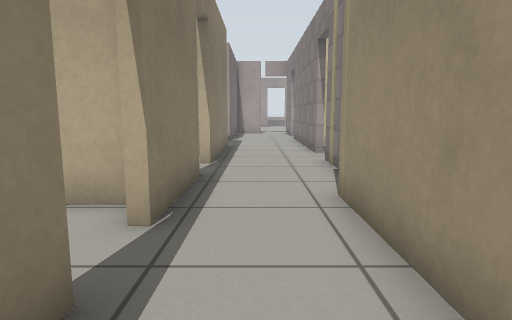
View 1 (above)

24 first-person views from a walk through a robot-simulator world made for Gazebo. The camera is 0.72 m above the floor, tilts 8° down and sees 75° across. The floor is counted in squares, 0.5 m on a side. Each view is taken from the middle of a square. On the plan, view 1 faces up. The plan holds only what a view shows up to about 15 squares ahead; the rest is blank. Gazebo's built-in surfaces are drawn with simple patterns.

View 2
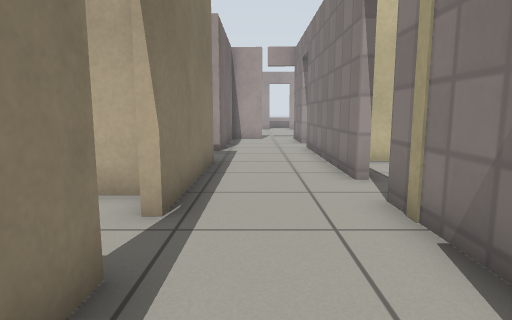

View 3
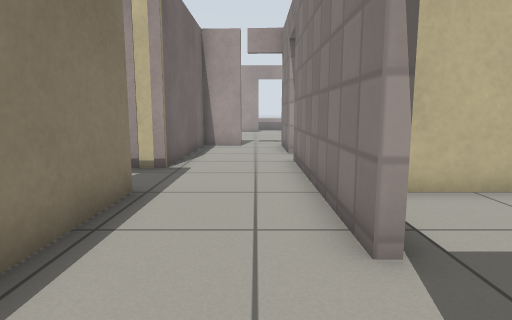

View 4
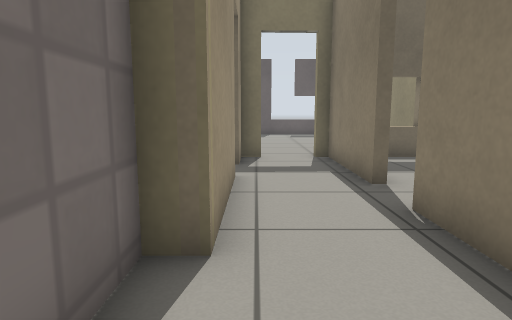

View 5
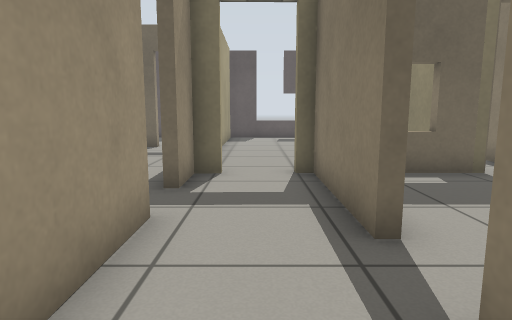

View 6
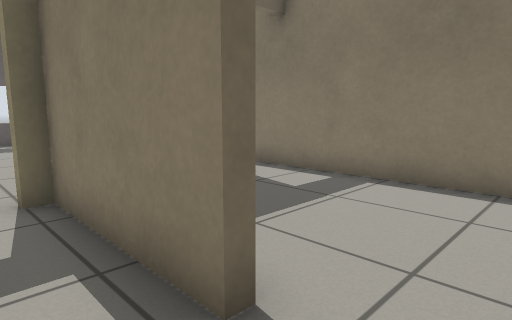

View 7
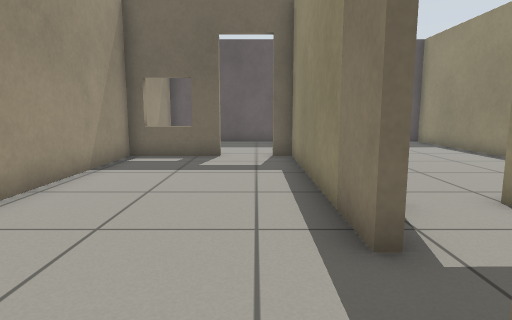

View 8
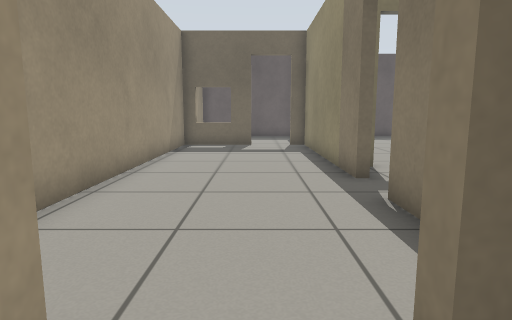

View 9
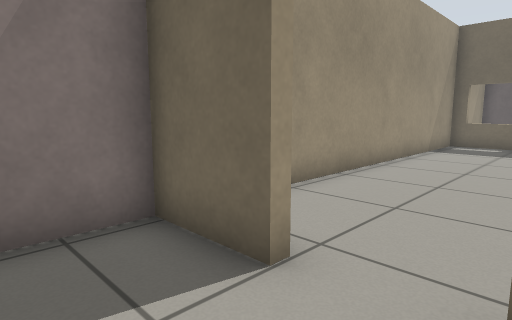

View 10
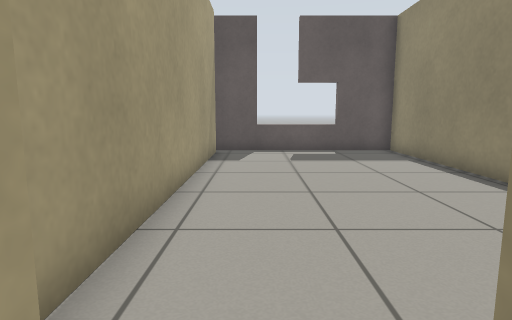

View 11
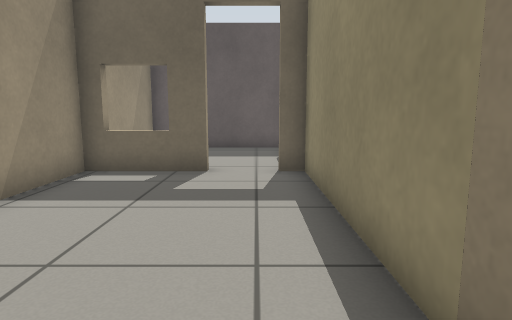

View 12
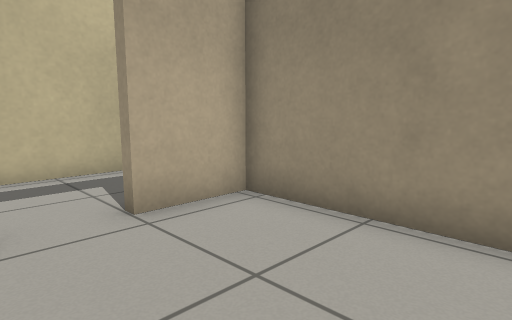

View 13
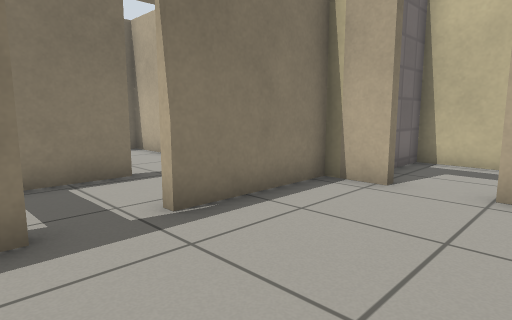

View 14
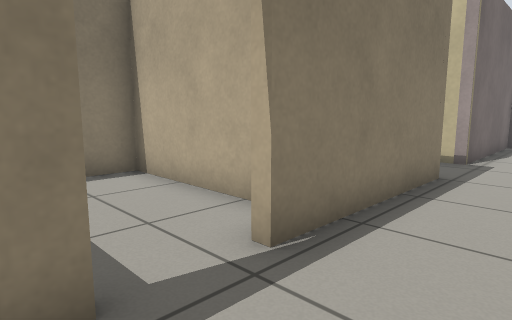

View 15
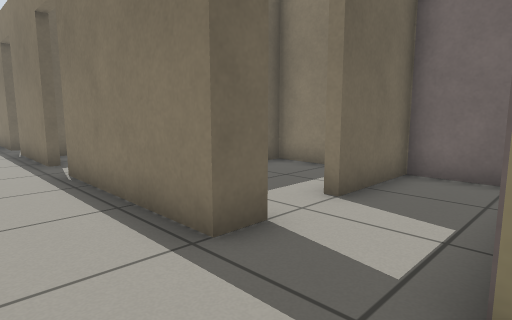

View 16
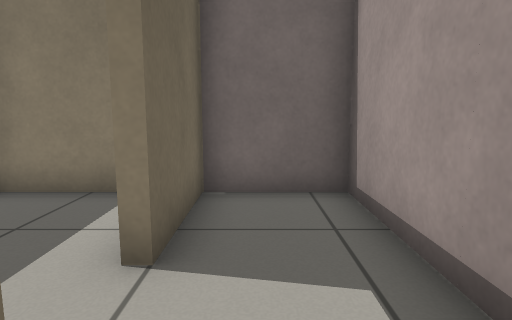

View 17
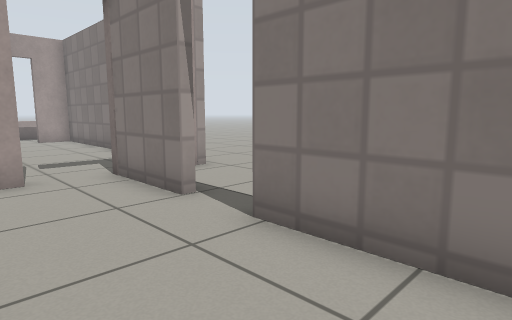

View 18
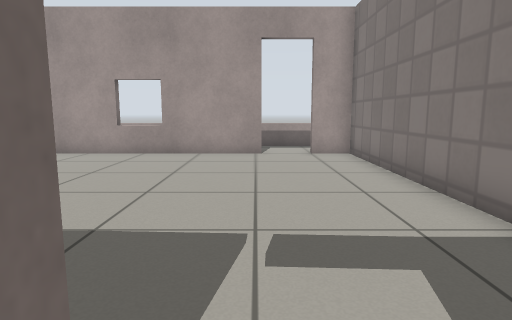

View 19
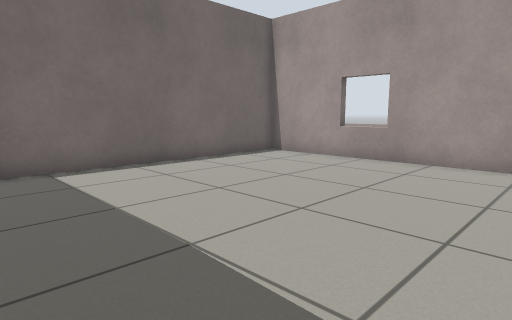

View 20
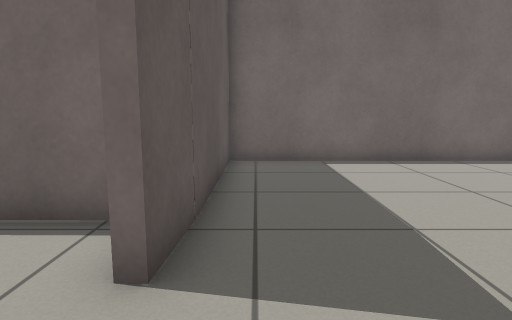

View 21
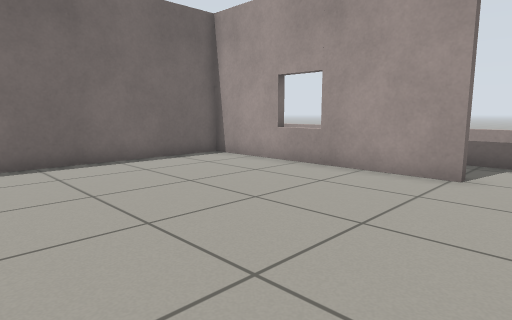

View 22
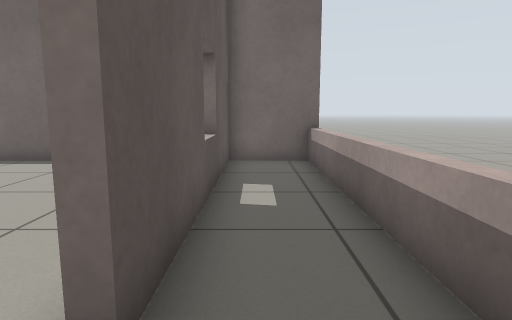

View 23
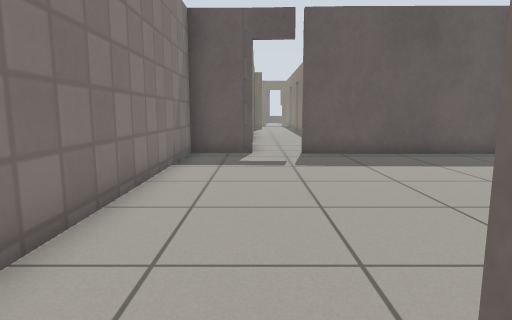

View 24
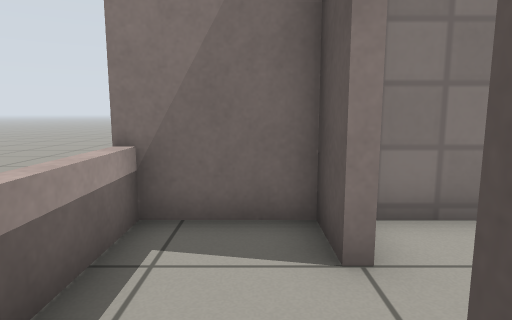

### Floor plan
Points are (right, up) in squares from view 1. A wall is a line through its corners. A room is listed if a view was taken in it or the views show most of it. See-through windows are left out.
Room 1 (views 1, 2, 3, 4, 5, 6, 10, 14, 15, 16, 17, 18)
walls: (2.2, 12.1) (2.2, 19.2); (-2.2, 15) (-1.3, 15) (-1.3, 9.5); (-1.3, 7.7) (-1.4, 4.1); (2.2, 5.8) (2.2, 10.4); (2.2, 21) (2.2, 24); (-1.4, 2.3) (-1.4, -1.9); (0.4, 23.8) (-1.2, 23.9) (-1.3, 17.7) (-7, 17.7) (-6.9, 15) (-4, 15); (1.5, 1.5) (1.5, 5.8); (1.5, -1.9) (1.5, -0.3)
ways out: open door at (2, 0.5) to room 2; open door at (1.5, 24) to room 4; open door at (-3.5, 15); open door at (-1.5, 3.5); open door at (-1.5, 8.5); open door at (-0.5, -2); open door at (2, 11.5); open door at (2, 20.5)
Room 2 (views 7, 11, 12, 13)
walls: (1.8, -0.3) (1.8, -8.2); (3.2, 5.5) (1.8, 5.5) (1.8, 1.5); (4.1, -8.2) (7.3, -8.2) (7.2, 5.5) (5, 5.5)
ways out: open door at (2, 0.5) to room 1; open door at (4.5, 6) to room 3; open door at (3.5, -8)
Room 3 (views 8, 9)
walls: (5, 5.8) (7.2, 5.8) (7.2, 7.6); (6.6, 9.3) (2.5, 9.3) (2.5, 7.6)
ways out: open door at (4.5, 6) to room 2
Room 4 (views 19, 20, 21)
walls: (1.2, 34.9) (-7, 34.9) (-7, 24.2) (0.4, 24.2); (2.2, 24) (4.4, 24) (4.4, 34.9) (3, 34.9)
ways out: open door at (1.5, 24) to room 1; open door at (2.5, 35) to room 5
Room 5 (views 22, 23, 24)
walls: (-7, 37.9) (-7, 35.2) (1.2, 35.2); (2.9, 35.2) (4.4, 35.2) (4.4, 38)
low walls: (4.4, 37.6) (-7.1, 37.6)
ways out: open door at (2.5, 35) to room 4

Positions as (right, up) in squares from view 1, and headings:
1: (0, 0), facing up
2: (0, 5), facing up
3: (1, 9), facing up
4: (1, 9), facing down
5: (0, 6), facing down
6: (0, 4), facing down-left
7: (3, 3), facing down
8: (4, 7), facing down
9: (3, 8), facing down-right
10: (0, -1), facing down
11: (3, 0), facing down
12: (3, 1), facing up-right
13: (6, -1), facing up-left
14: (1, 7), facing up-left
15: (1, 18), facing down-left
16: (-1, 16), facing left
17: (-1, 16), facing up-right
18: (1, 23), facing up
19: (2, 25), facing up-left
20: (3, 25), facing left
21: (3, 27), facing up-left
22: (3, 36), facing left
23: (2, 36), facing down
24: (0, 36), facing right
